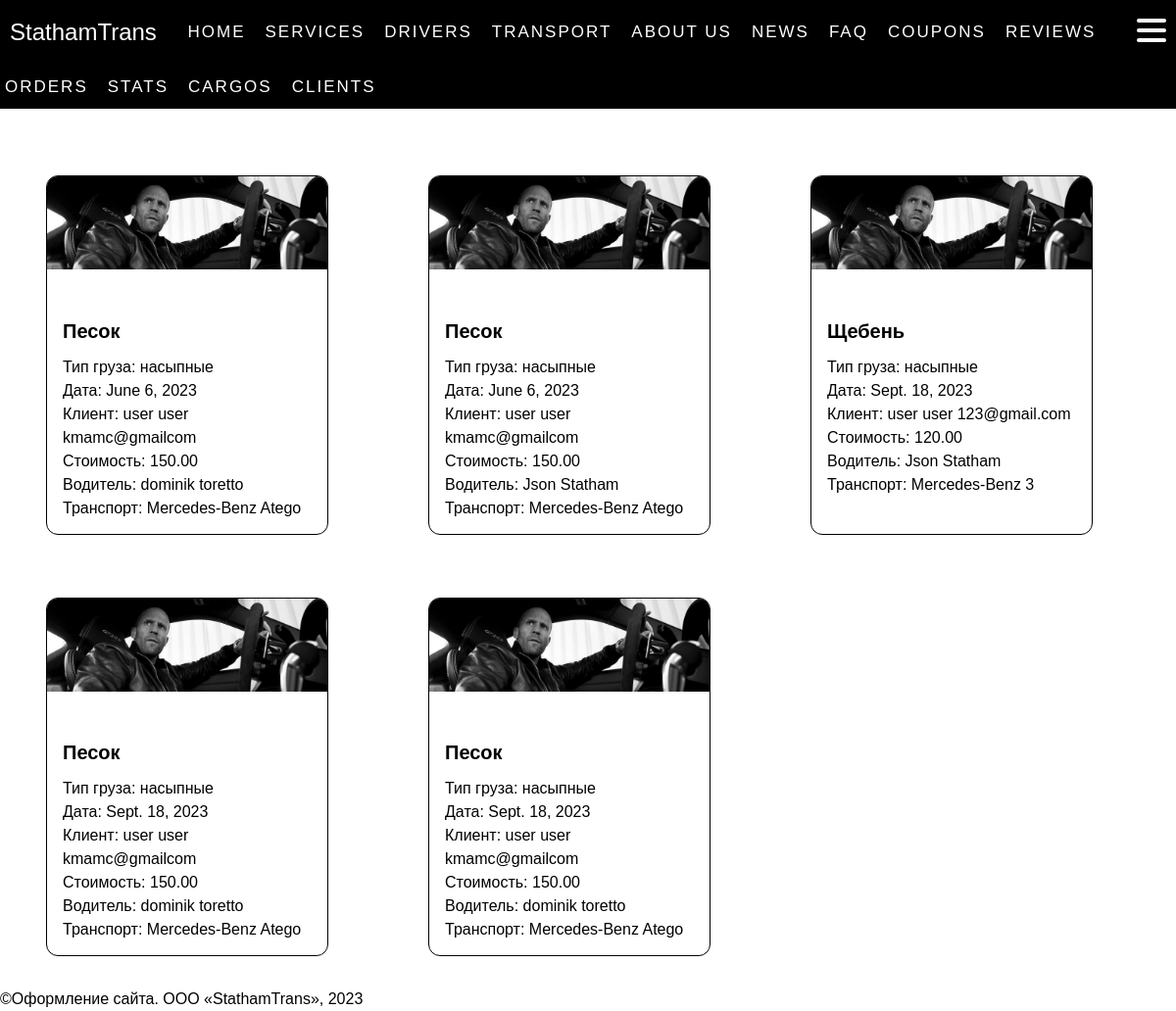
The app's page /home/orders/ (signed in) with its own data.
### order/models.py (models this page shows, shortened)
class Order(models.Model):
    driver = models.ForeignKey('Driver', related_name='driver', on_delete=models.CASCADE, null=True)
    transport = models.ForeignKey('Transport', on_delete=models.CASCADE, null=True)
    client = models.ForeignKey('Client', on_delete=models.CASCADE, null=True)
    cargo = models.ForeignKey('Cargo', on_delete=models.CASCADE, null=True)
    service = models.ForeignKey('CompanyService', on_delete=models.CASCADE, null=True)
    cost = models.DecimalField(default=0, decimal_places=2, max_digits=30)
    date = models.DateField(auto_now_add=True)
    class Meta:
        ordering = ['date', 'cost']

class Cargo(models.Model):
    name = models.CharField(max_length=255, blank=False)
    type = models.ForeignKey('CargoType', on_delete=models.CASCADE, null=True)
    def __str__(self):
        return f'{self.name}'

class CargoType(models.Model):
    name = models.CharField(max_length=255, blank=False)
    def __str__(self):
        return f'{self.name}'

class Client(models.Model):
    first_name = models.CharField(max_length=255, blank=False)
    last_name = models.CharField(max_length=255, blank=False)
    email = models.EmailField(max_length=255, blank=False, default="")

class Driver(AbstractUser):
    first_name = models.CharField(max_length=255, blank=False)
    last_name = models.CharField(max_length=255, blank=False)
    date_of_birth = models.DateField()
    email = models.EmailField()
    phone_number = models.CharField(max_length=50)
    groups = models.ManyToManyField('auth.Group', related_name='drivers', blank=True)
    REQUIRED_FIELDS = ['first_name', 'last_name',
                       'email', 'date_of_birth', 'phone_number']
    USERNAME_FIELD = 'username'
    objects = MyUserManager()

class Transport(models.Model):
    name = models.CharField(max_length=255, blank=False)
    type = models.ForeignKey('TransportType', on_delete=models.CASCADE, null=True)
    body_type = models.ForeignKey('BodyType', on_delete=models.CASCADE, null=True)
    def __str__(self):
        return f'{self.name}'

### order/views.py (the view)
@login_required
def orders_list(request):
    lst = Order.objects.all()
    user = request.user
    if user.is_staff:
        return render(request, 'order/orders_list.html', context={'orders_list': lst})
    else:
        lst = Order.objects.filter(driver=user)
        return render(request, 'order/orders_list.html', context={'orders_list': lst})

### order/templates/order/orders_list.html
{% extends "base_generic.html" %}
{% block content %}
{% if orders_list %}
<section class="services bg-secondary pt-4">
    <div class="container">
        <h2 style="margin-left: 2rem; color: white">Orders</h2>
        <div class="services__inner d-flex flex-wrap">
            {% for order in orders_list %}
            <div class="card" style="width: 18rem; margin: 2rem">
                <img src="../../static/images/1500x500.jpeg" class="card-img-top" alt="...">
                <div class="card-body">
                    <h5 class="card-title">{{ order.cargo }}</h5>
                    <p class="card-text">
                        Тип груза: {{order.cargo.type}}
                        <br>
                        Дата: {{order.date}}
                        <br>
                        Клиент: {{order.client.first_name}} {{order.client.last_name}} {{order.client.email}}
                        <br>
                        Стоимость: {{order.cost}}
                        <br>
                        Водитель: {{order.driver.first_name}} {{order.driver.last_name}}
                        <br>
                        Транспорт: {{order.transport}}
                    </p>
                </div>
            </div>
            {% endfor %}
        </div>
    </div>
</section>
{% else %}
<p>There are no orders.</p>
{% endif %}
{% endblock %}

### order/static/css/style.css (style rules this page uses)
*, *::before, *::after { box-sizing: border-box; }
body, h1, h2, h3, h4, p, ul[class], ol[class], li, figure, figcaption, blockquote, dl, dd { margin: 0; }
body { min-height: 100vh; scroll-behavior: smooth; text-rendering: optimizeSpeed; line-height: 1.5; font-family: 'SansSerif', sans-serif; }
img { max-width: 100%; display: block; }
.services { background-color: #000; }
.d-flex { display: flex; }
.container { width: 100%; padding-right: 15px; padding-left: 15px; margin-right: auto; margin-left: auto; }

### order/static/css/services.css (style rules this page uses)
.services { background-color: #fff; }
.services__inner { display: grid; grid-template-columns: repeat(3, 1fr); }
.card { border-radius: 12px; border: #000 1px solid; overflow: hidden; margin: 0 20px; }
.card-body { padding: 14px 16px; }
.card-title { margin-bottom: 10px; font-size: 20px; font-weight: 700; font-family: 'Roboto', sans-serif; }

### records on screen
Order: cargo "Песок", cargo.type "насыпные", date "June 6, 2023", client.first_name "user", client.last_name "user", client.email "kmamc@gmailcom", cost "150.00", driver.first_name "dominik", driver.last_name "toretto", transport "Mercedes-Benz Atego"
Order: cargo "Песок", cargo.type "насыпные", date "June 6, 2023", client.first_name "user", client.last_name "user", client.email "kmamc@gmailcom", cost "150.00", driver.first_name "Json", driver.last_name "Statham", transport "Mercedes-Benz Atego"
Order: cargo "Щебень", cargo.type "насыпные", date "Sept. 18, 2023", client.first_name "user", client.last_name "user", client.email "123@gmail.com", cost "120.00", driver.first_name "Json", driver.last_name "Statham", transport "Mercedes-Benz 3"
Order: cargo "Песок", cargo.type "насыпные", date "Sept. 18, 2023", client.first_name "user", client.last_name "user", client.email "kmamc@gmailcom", cost "150.00", driver.first_name "dominik", driver.last_name "toretto", transport "Mercedes-Benz Atego"
Order: cargo "Песок", cargo.type "насыпные", date "Sept. 18, 2023", client.first_name "user", client.last_name "user", client.email "kmamc@gmailcom", cost "150.00", driver.first_name "dominik", driver.last_name "toretto", transport "Mercedes-Benz Atego"
